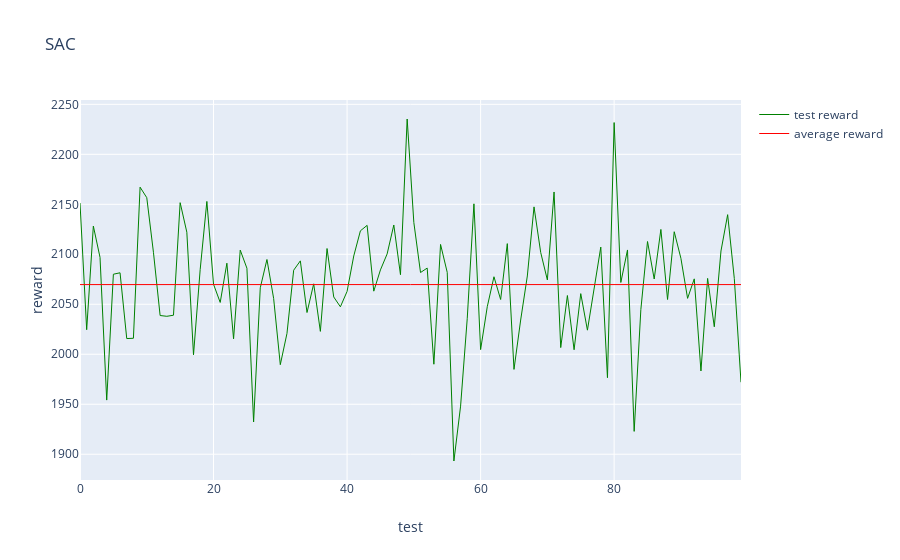

The notebook cell this image was saved under:
### Code cell
fig = go.Figure()
fig.add_trace(go.Scatter(x=x, y=reward_test, name='test reward',
                                 line=dict(color="green", width=1)))

fig.add_trace(go.Scatter(x=x, y=[m]*len(reward_test), name='average reward',
                                 line=dict(color="red", width=1)))
    
fig.update_layout(title="SAC",
                           xaxis_title= "test",
                           yaxis_title= "reward")
fig.show()
